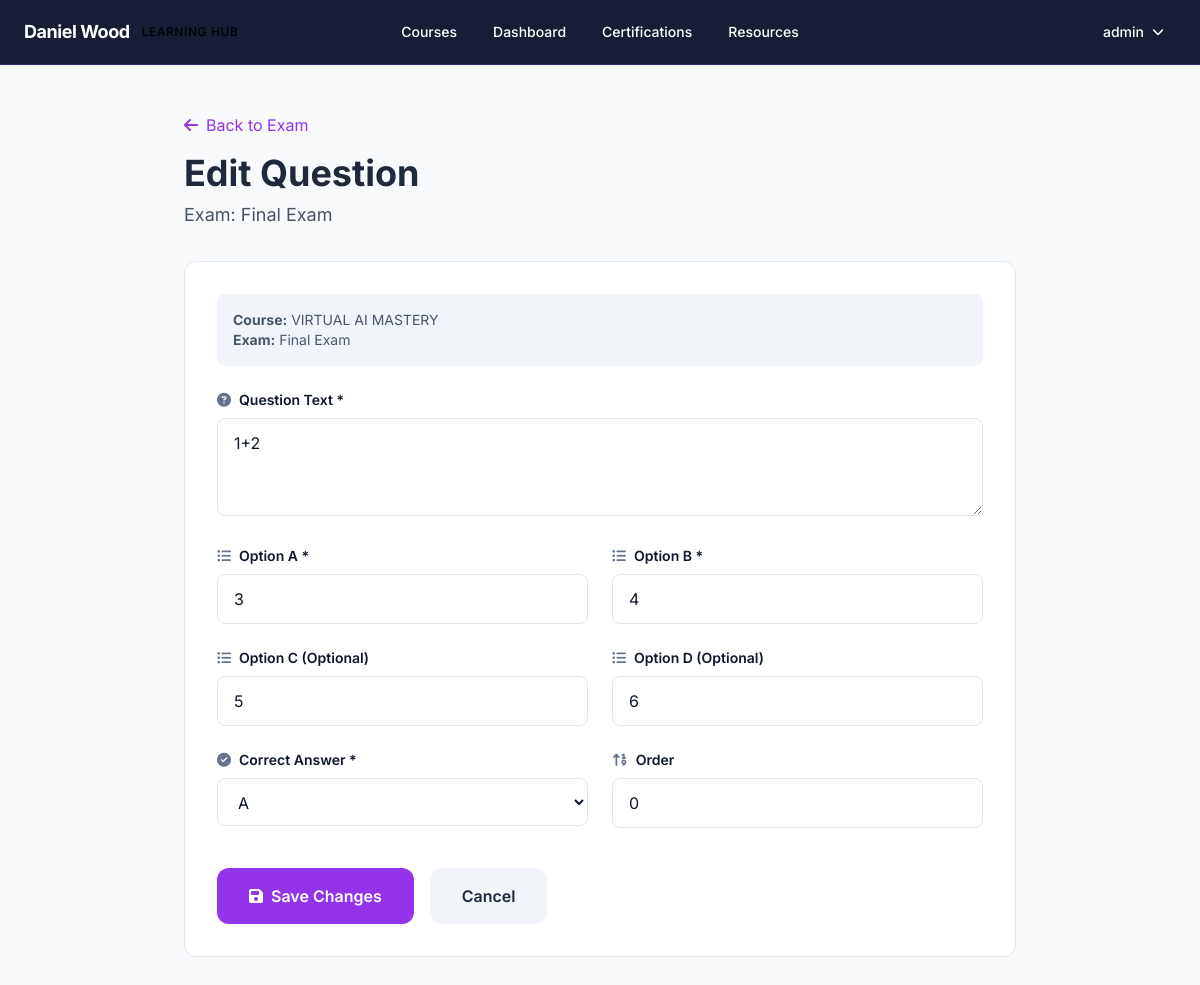
Page /dashboard/exam-questions/7/edit/ (signed in) on the committed database.
### myApp/models.py (models this page shows, shortened)
class Exam(models.Model):
    course = models.OneToOneField(Course, on_delete=models.CASCADE, related_name='exam')
    title = models.CharField(max_length=200)
    description = models.TextField(blank=True)
    passing_score = models.IntegerField(default=70, help_text="Minimum score to pass (0-100)")
    max_attempts = models.IntegerField(default=0, help_text="0 = unlimited")
    time_limit_minutes = models.IntegerField(null=True, blank=True, help_text="Time limit in minutes (null = no limit)")
    is_active = models.BooleanField(default=True)
    created_at = models.DateTimeField(auto_now_add=True)
    updated_at = models.DateTimeField(auto_now=True)

class Course(models.Model):
    COURSE_TYPE_CHOICES = [
        ('sprint', 'Sprint'),
        ('speaking', 'Speaking'),
        ('consultancy', 'Consultancy'),
        ('special', 'Special'),
    ]
    STATUS_CHOICES = [
        ('active', 'Active'),
        ('locked', 'Locked'),
        ('coming_soon', 'Coming Soon'),
    ]
    VISIBILITY_CHOICES = [
        ('public', 'Public'),
        ('members_only', 'Members Only'),
        ('hidden', 'Hidden'),
        ('private', 'Private'),
    ]
    ENROLLMENT_METHOD_CHOICES = [
        ('open', 'Open Enrollment'),
        ('purchase', 'Purchase Required'),
        ('invite_only', 'Invite Only'),
        ('cohort_only', 'Cohort Only'),
        ('subscription_only', 'Subscription Only'),
    ]
    ACCESS_DURATION_TYPE_CHOICES = [
        ('lifetime', 'Lifetime'),
        ('fixed_days', 'Fixed Days'),
        ('until_date', 'Until Date'),
        ('drip', 'Drip Content'),
    ]
    name = models.CharField(max_length=200)
    slug = models.SlugField(unique=True)
    course_type = models.CharField(max_length=20, choices=COURSE_TYPE_CHOICES, default='sprint')
    status = models.CharField(max_length=20, choices=STATUS_CHOICES, default='active')
    description = models.TextField()
    short_description = models.CharField(max_length=300, blank=True)
    thumbnail = models.ImageField(upload_to='courses/thumbnails/', blank=True, null=True)
    coach_name = models.CharField(max_length=100, blank=True)
    is_subscribers_only = models.BooleanField(default=False)
    is_accredible_certified = models.BooleanField(default=False)
    has_asset_templates = models.BooleanField(default=False)
    exam_unlock_days = models.IntegerField(default=0, help_text="Days after enrollment before exam unlocks")
    special_tag = models.CharField(max_length=100, blank=True, help_text="e.g., 'Black Friday 2025'")
    visibility = models.CharField(max_length=20, choices=VISIBILITY_CHOICES, default='public')
    enrollment_method = models.CharField(max_length=20, choices=ENROLLMENT_METHOD_CHOICES, default='open')
    access_duration_type = models.CharField(max_length=20, choices=ACCESS_DURATION_TYPE_CHOICES, default='lifetime')
    access_duration_days = models.IntegerField(null=True, blank=True, help_text="Duration in days if fixed_days")
    access_until_date = models.DateTimeField(null=True, blank=True, help_text="Expiration date if until_date")
    prerequisite_courses = models.ManyToManyField('self', symmetrical=False, blank=True)
    required_quiz_score = models.IntegerField(default=0, help_text="Required quiz score to unlock (0-100)")
    created_at = models.DateTimeField(auto_now_add=True)
    updated_at = models.DateTimeField(auto_now=True)
    class Meta:
        ordering = ['-created_at']

class ExamQuestion(models.Model):
    CORRECT_OPTION_CHOICES = [
        ('A', 'A'),
        ('B', 'B'),
        ('C', 'C'),
        ('D', 'D'),
    ]
    exam = models.ForeignKey(Exam, on_delete=models.CASCADE, related_name='questions')
    text = models.TextField()
    option_a = models.CharField(max_length=500)
    option_b = models.CharField(max_length=500)
    option_c = models.CharField(max_length=500, blank=True)
    option_d = models.CharField(max_length=500, blank=True)
    correct_option = models.CharField(max_length=1, choices=CORRECT_OPTION_CHOICES)
    order = models.IntegerField(default=0)
    class Meta:
        ordering = ['order', 'id']

### myApp/dashboard_views.py (the view, shortened to what this page needs)
# urls.py: path('dashboard/exam-questions/<int:question_id>/edit/', dashboard_views.dashboard_edit_exam_question, name='dashboard_edit_exam_question'),
@login_required
@user_passes_test(is_staff)
def dashboard_edit_exam_question(request, question_id):
    question = get_object_or_404(ExamQuestion, id=question_id)
    exam = question.exam
    context = {
        'question': question,
        'exam': exam,
        'course': exam.course,
    }
    return render(request, 'dashboard/edit_exam_question.html', context)

### myApp/dashboard_views.py (called while the page is built)
def is_staff(user):
    return user.is_authenticated and user.is_staff

### myApp/templates/dashboard/edit_exam_question.html (shortened to what this page needs)
{% extends 'base.html' %}
{% block content %}
<div class="min-h-screen bg-porcelain py-12">
    <div class="max-w-4xl mx-auto px-4 sm:px-6 lg:px-8">
        <div class="mb-8">
            <a href="{% url 'dashboard_edit_exam' exam.id %}" class="inline-flex items-center gap-2 text-purple-600 hover:text-purple-700 mb-4">
                <i class="fas fa-arrow-left"></i>
                <span>Back to Exam</span>
            </a>
            <h1 class="text-4xl font-bold text-ink mb-2">Edit Question</h1>
            <p class="text-lg text-slate">Exam: {{ exam.title }}</p>
        </div>
        <div class="bg-ivory border border-glass rounded-xl p-8">
            <form method="post">
                <div class="space-y-6">
                    <div class="p-4 bg-mist rounded-lg mb-4">
                        <p class="text-sm text-slate"><strong>Course:</strong> {{ course.name }}</p>
                        <p class="text-sm text-slate"><strong>Exam:</strong> {{ exam.title }}</p>
                    </div>
                    <div>
                        <label class="block text-sm font-semibold text-ink mb-2">
                            <i class="fas fa-question-circle mr-2 text-muted"></i>Question Text *</label>
                        <textarea name="text" rows="3" required
                                  class="w-full px-4 py-3 border border-glass rounded-lg focus:ring-2 focus:ring-purple-500 focus:border-transparent text-ink">{{ question.text }}</textarea>
                    </div>
                    <div class="grid md:grid-cols-2 gap-6">
                        <div>
                            <label class="block text-sm font-semibold text-ink mb-2">
                                <i class="fas fa-list-ul mr-2 text-muted"></i>Option A *</label>
                            <input type="text" name="option_a" value="{{ question.option_a }}" required
                                   class="w-full px-4 py-3 border border-glass rounded-lg focus:ring-2 focus:ring-purple-500 focus:border-transparent text-ink">
                        </div>
                        <div>
                            <label class="block text-sm font-semibold text-ink mb-2">
                                <i class="fas fa-list-ul mr-2 text-muted"></i>Option B *</label>
                            <input type="text" name="option_b" value="{{ question.option_b }}" required
                                   class="w-full px-4 py-3 border border-glass rounded-lg focus:ring-2 focus:ring-purple-500 focus:border-transparent text-ink">
                        </div>
                    </div>
                    <div class="grid md:grid-cols-2 gap-6">
                        <div>
                            <label class="block text-sm font-semibold text-ink mb-2">
                                <i class="fas fa-list-ul mr-2 text-muted"></i>Option C (Optional)</label>
                            <input type="text" name="option_c" value="{{ question.option_c }}"
                                   class="w-full px-4 py-3 border border-glass rounded-lg focus:ring-2 focus:ring-purple-500 focus:border-transparent text-ink">
                        </div>
                        <div>
                            <label class="block text-sm font-semibold text-ink mb-2">
                                <i class="fas fa-list-ul mr-2 text-muted"></i>Option D (Optional)</label>
                            <input type="text" name="option_d" value="{{ question.option_d }}"
                                   class="w-full px-4 py-3 border border-glass rounded-lg focus:ring-2 focus:ring-purple-500 focus:border-transparent text-ink">
                        </div>
                    </div>
                    <div class="grid md:grid-cols-2 gap-6">
                        <div>
                            <label class="block text-sm font-semibold text-ink mb-2">
                                <i class="fas fa-check-circle mr-2 text-muted"></i>Correct Answer *</label>
                            <select name="correct_option" required
                                    class="w-full px-4 py-3 border border-glass rounded-lg focus:ring-2 focus:ring-purple-500 focus:border-transparent text-ink">
                                <option value="A" {% if question.correct_option == 'A' %}selected{% endif %}>A</option>
                            </select>
                        </div>
                        <div>
                            <label class="block text-sm font-semibold text-ink mb-2">
                                <i class="fas fa-sort-numeric-up mr-2 text-muted"></i>Order</label>
                            <input type="number" name="order" value="{{ question.order }}" min="0"
                                   class="w-full px-4 py-3 border border-glass rounded-lg focus:ring-2 focus:ring-purple-500 focus:border-transparent text-ink">
                        </div>
                    </div>
                    <div class="flex items-center space-x-4 pt-4">
                        <button type="submit"
                                class="px-8 py-4 bg-purple-600 text-white rounded-xl font-semibold hover:bg-purple-700 transition shadow-sm hover:shadow-md">
                            <i class="fas fa-save mr-2"></i>Save Changes
                        </button>
                        <a href="{% url 'dashboard_edit_exam' exam.id %}"
                           class="px-8 py-4 bg-mist text-ink rounded-xl font-semibold hover:bg-glass transition">
                            Cancel
                        </a>
                    </div>
                </div>
            </form>
        </div>
    </div>
</div>
{% endblock %}

### myApp/templates/base.html (shortened to what this page needs)
<!DOCTYPE html>
<html lang="en" class="h-full" style="scroll-behavior: smooth;">
<head>
    <script src="https://cdn.tailwindcss.com"></script>
    <link rel="stylesheet" href="https://cdnjs.cloudflare.com/ajax/libs/font-awesome/6.5.1/css/all.min.css" />
</head>
<body class="loading h-full antialiased font-sans" style="background-color: #181d37;">
    {% if user.is_authenticated %}
    <nav class="backdrop-blur-sm border-b sticky top-0 z-50 shadow-sm" style="background-color: #181d37; border-color: rgba(99, 102, 241, 0.3);">
        <div class="max-w-7xl mx-auto px-6">
            <div class="flex justify-between items-center h-16">
                <div class="flex items-center">
                    <a href="{% url 'home' %}" class="flex items-center space-x-3 group">
                        <span class="text-white font-bold text-lg tracking-tight group-hover:text-slate-200 transition-colors">Daniel Wood</span>
                        <span class="text-xs font-medium text-slate-400 uppercase tracking-wider">Learning Hub</span>
                    </a>
                </div>
                <div class="hidden md:flex items-center space-x-1 absolute left-1/2 transform -translate-x-1/2">
                    <a href="{% url 'courses' %}" class="px-4 py-2 text-sm font-medium text-white hover:text-cyan-400 hover:bg-slate-800 rounded-lg transition-all duration-200">
                        Courses
                    </a>
                    {% if user.is_staff %}
                    <a href="{% url 'dashboard_home' %}" class="px-4 py-2 text-sm font-medium text-white hover:text-cyan-400 hover:bg-slate-800 rounded-lg transition-all duration-200">
                        Dashboard
                    </a>
                    {% else %}
                    <a href="{% url 'student_dashboard' %}" class="px-4 py-2 text-sm font-medium text-white hover:text-cyan-400 hover:bg-slate-800 rounded-lg transition-all duration-200">
                        Dashboard
                    </a>
                    {% endif %}
                    <a href="{% url 'student_certifications' %}" class="px-4 py-2 text-sm font-medium text-white hover:text-cyan-400 hover:bg-slate-800 rounded-lg transition-all duration-200">
                        Certifications
                    </a>
                    <a href="{% url 'courses' %}" class="px-4 py-2 text-sm font-medium text-white hover:text-cyan-400 hover:bg-slate-800 rounded-lg transition-all duration-200">
                        Resources
                    </a>
                </div>
                <div class="flex items-center space-x-3">
                    <div class="relative group">
                        <button class="flex items-center space-x-2 px-3 py-2 text-sm font-medium text-white hover:bg-slate-800 rounded-lg transition-all duration-200 focus:outline-none focus:ring-2 focus:ring-cyan-500/50">
                            <span>{{ user.get_full_name|default:user.username }}</span>
                            <i class="fas fa-chevron-down text-xs text-slate-400 group-hover:text-slate-300 transition-transform duration-200 group-hover:rotate-180"></i>
                        </button>
                    </div>
                </div>
            </div>
        </div>
    </nav>
    {% endif %}
    <main class="min-h-screen">
        <div class="page-content" data-page-content="true">
            {% block content %}{% endblock %}
        </div>
    </main>
</body>
</html>

### myApp/templates/base.html (style rules this page uses)
input[type="text"], input[type="email"], input[type="password"], input[type="number"], input[type="url"], input[type="tel"], input[type="search"], input[type="date"], input[type="time"], input[type="datetime-local"], textarea, select { background-color: white !important; color: rgb(15 23 42) !important; border-color: rgb(226 232 240) !important; }
input[type="text"]::placeholder, input[type="email"]::placeholder, input[type="password"]::placeholder, input[type="number"]::placeholder, input[type="url"]::placeholder, input[type="tel"]::placeholder, input[type="search"]::placeholder, textarea::placeholder { color: rgb(148 163 184) !important; }
select option { background-color: white !important; color: rgb(15 23 42) !important; }
label { color: rgb(15 23 42) !important; user-select: none !important; -webkit-user-select: none !important; -moz-user-select: none !important; -ms-user-select: none !important; cursor: default !important; }
form label, .form-group label, [class*="form"] label, div label, .space-y-6 label, .space-y-4 label, [class*="space-y"] label { color: rgb(15 23 42) !important; }
.bg-ivory label, .bg-white label, .bg-porcelain label, [class*="bg-"] label { color: rgb(15 23 42) !important; }

### rows in the picture
Exam: title "Final Exam"
Course: name "VIRTUAL AI MASTERY"
ExamQuestion: text "1+2", option_a "3", option_b "4", option_c "5", option_d "6", correct_option "A", order "0"

### other values in the picture
{{ user.get_full_name|default:user.username }} "admin"
